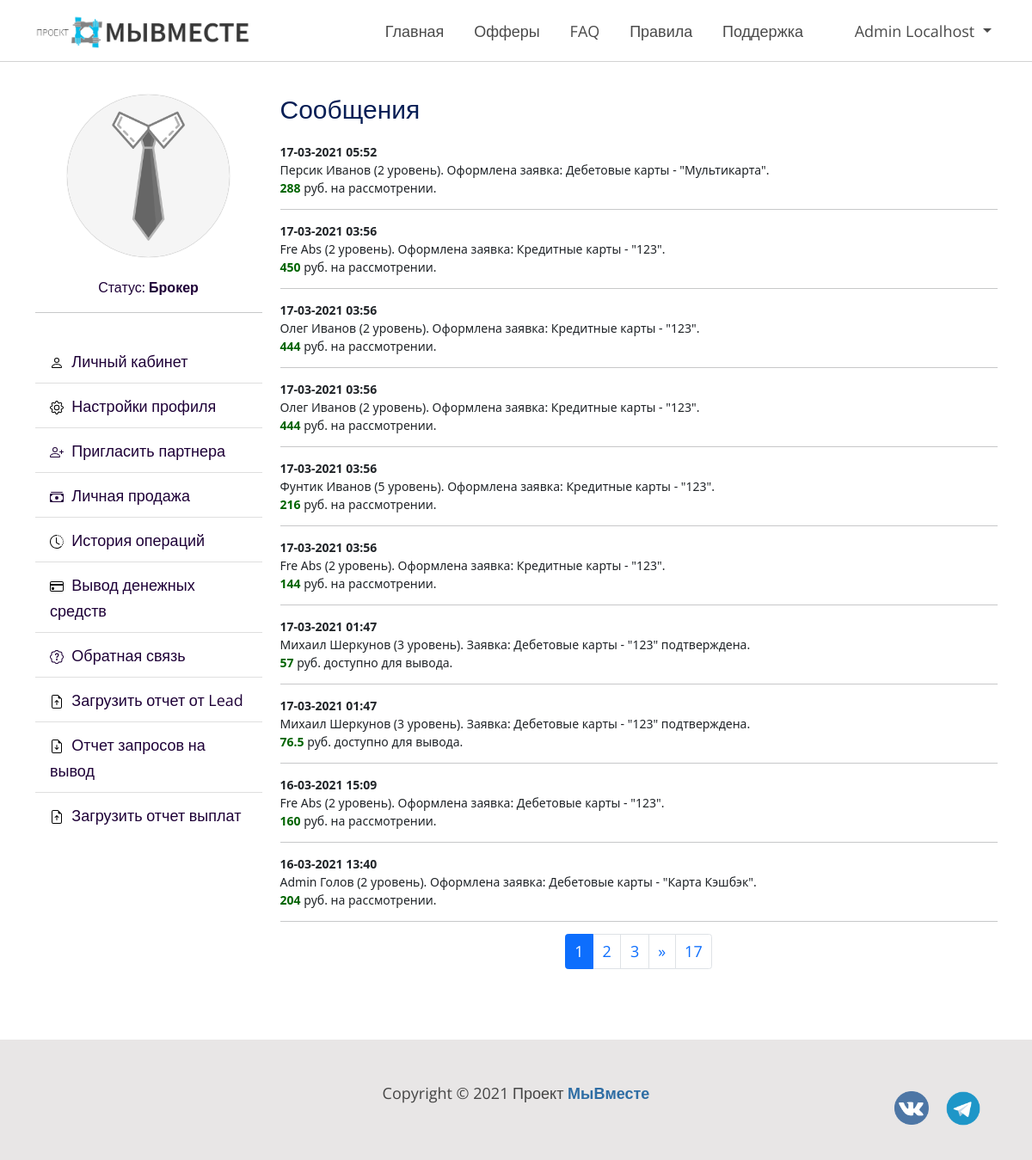
Page /profile/messages/ (signed in) on the earlier database version.
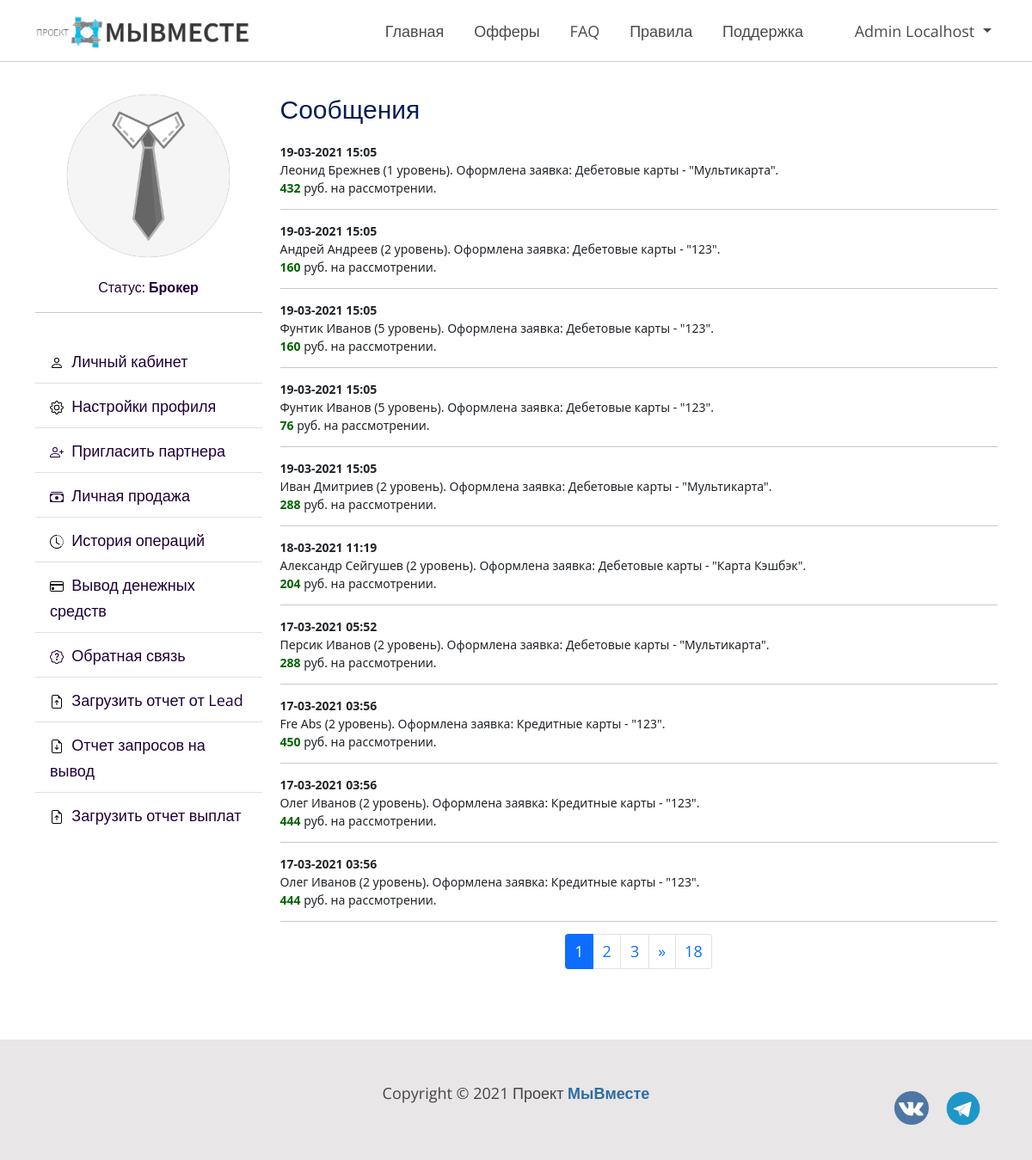
Same page on the later database version.
### profiles/models.py (models this page shows)
class History(models.Model):
    user = models.ForeignKey(User, on_delete=models.CASCADE, verbose_name='Пользователь')
    action = models.TextField(verbose_name='Действие', blank=True, null=True)
    created_at = models.DateTimeField(verbose_name='Дата и время заявки', auto_now_add=True)
    class Meta:
        verbose_name = 'Системные сообщения'
        verbose_name_plural = 'Системные сообщения'

### profiles/views.py (the view, shortened to what this page needs)
# urls.py: path('messages/', MessagesView.as_view(), name='messages'),
class MessagesView(ListView, ProfileMixin):
    model = History
    template_name = 'profiles/messages_list.html'
    context_object_name = 'messages'
    paginate_by = 10
    def get_context_data(self, *, object_list=None, **kwargs):
        context = super(MessagesView, self).get_context_data(**kwargs)
        context['title'] = 'Сообщения'
        context['application_form'] = ApplicationsForMoneyForm()
        context['order_form'] = UploadFileForm()
        context['order_form_pay'] = UploadOrderPayForm()
        return context
    def get_queryset(self):
        return History.objects.filter(user=self.request.user).order_by('-id')

### phonenumber_field/modelfields.py (called while the page is built)
    def __set__(self, instance, value):
        instance.__dict__[self.field.name] = to_python(value, region=self.field.region)

    @property
    def region(self):
        return self._region or getattr(settings, "PHONENUMBER_DEFAULT_REGION", None)

### phonenumber_field/phonenumber.py (called while the page is built)
def to_python(value, region=None):
    if value in validators.EMPTY_VALUES:  # None or ''
        phone_number = value
    elif isinstance(value, str):
        try:
            phone_number = PhoneNumber.from_string(phone_number=value, region=region)
        except phonenumbers.NumberParseException:
            phone_number = PhoneNumber(raw_input=value)
    elif isinstance(value, PhoneNumber):
        phone_number = value
    elif isinstance(value, phonenumbers.PhoneNumber):
        phone_number = PhoneNumber()
        phone_number.merge_from(value)
    else:
        raise TypeError("Can't convert %s to PhoneNumber." % type(value).__name__)
    return phone_number

### templates/profiles/messages_list.html
{% extends 'base.html' %}
{% block content %}
    <link rel="stylesheet" type="text/css"
          href="http://maxcdn.bootstrapcdn.com/font-awesome/4.2.0/css/font-awesome.min.css">
    <section class="section_without_color">
        <div class="container mb-5 margin-top-90">
            <div class="row">
                {% include 'profiles/inc/profile_navbar.html' %}
                <div class="col-md-9">
                    <h3>Сообщения</h3>
                    {% autoescape off %}
                        {% for message in messages %}
                            {{ message.action }}
                            <hr>
                        {% endfor %}
                    {% endautoescape %}
                    {% include 'profiles/inc/paginator.html' %}
                </div>
            </div>
        </div>
    </section>
{% endblock %}

Differences in the rows shown:
no longer on this page (row unchanged): History: action "17-03-2021 03:56 Фунтик Иванов (5 уровень). Оформлена заявка: Кредитные карты - \"123\". 216 руб. на рассмотрении."
no longer on this page (row unchanged): History: action "17-03-2021 03:56 Fre Abs (2 уровень). Оформлена заявка: Кредитные карты - \"123\". 144 руб. на рассмотрении."
no longer on this page (row unchanged): History: action "17-03-2021 01:47 Михаил Шеркунов (3 уровень). Заявка: Дебетовые карты - \"123\" подтверждена. 57 руб. доступно для вывода."
no longer on this page (row unchanged): History: action "17-03-2021 01:47 Михаил Шеркунов (3 уровень). Заявка: Дебетовые карты - \"123\" подтверждена. 76.5 руб. доступно для вывода."
no longer on this page (row unchanged): History: action "16-03-2021 15:09 Fre Abs (2 уровень). Оформлена заявка: Дебетовые карты - \"123\". 160 руб. на рассмотрении."
no longer on this page (row unchanged): History: action "16-03-2021 13:40 Admin Голов (2 уровень). Оформлена заявка: Дебетовые карты - \"Карта Кэшбэк\". 204 руб. на рассмотрении."
added History: action "19-03-2021 15:05 Леонид Брежнев (1 уровень). Оформлена заявка: Дебетовые карты - \"Мультикарта\". 432 руб. на рассмотрении."
added History: action "19-03-2021 15:05 Андрей Андреев (2 уровень). Оформлена заявка: Дебетовые карты - \"123\". 160 руб. на рассмотрении."
added History: action "19-03-2021 15:05 Фунтик Иванов (5 уровень). Оформлена заявка: Дебетовые карты - \"123\". 160 руб. на рассмотрении."
added History: action "19-03-2021 15:05 Фунтик Иванов (5 уровень). Оформлена заявка: Дебетовые карты - \"123\". 76 руб. на рассмотрении."
added History: action "19-03-2021 15:05 Иван Дмитриев (2 уровень). Оформлена заявка: Дебетовые карты - \"Мультикарта\". 288 руб. на рассмотрении."
added History: action "18-03-2021 11:19 Александр Сейгушев (2 уровень). Оформлена заявка: Дебетовые карты - \"Карта Кэшбэк\". 204 руб. на рассмотрении."
Other differences:
{{ page_obj.paginator.num_pages }}: "17" → "18"
